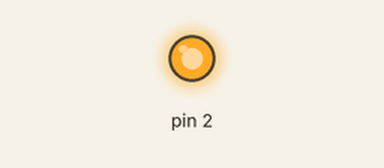
Simulated run of this sketch. Board: Arduino Uno, built with avr-gcc and run on an emulated ATmega328P. On the bench: output pins drawn as LEDs (lit = HIGH).

Above: at 1.0 s.
At 6.2 s:
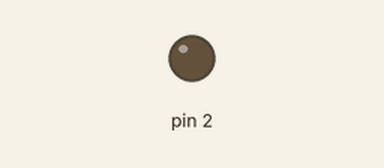
Timing chart, 0 to 8.1 s (numbered marks = the images above):
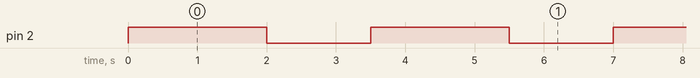

Measured:
- by itself, pin 2: alternates HIGH for 2.0 s and LOW for 1.5 s

The sketch:

test.ino
```cpp
void setup() {
  // put your setup code here, to run once:
  pinMode(2, OUTPUT);
}

void loop() {
  // put your main code here, to run repeatedly:
  digitalWrite(2, HIGH); // "HIGH" should be in uppercase
  delay(2000);
  digitalWrite(2, LOW);
  delay(1500);
}
```
